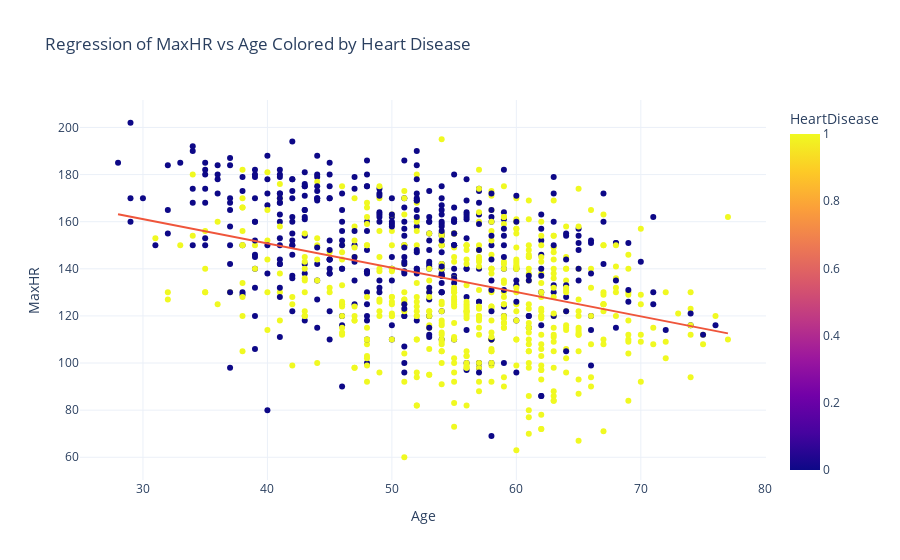

The code cell stored with this chart in its notebook:
### Code cell
fig = px.scatter(
    df,
    x="Age",
    y="MaxHR",
    color="HeartDisease",
    trendline="ols",  # Ordinary Least Squares regression line
    hover_data=["Sex", "ChestPainType"],
    title="Regression of MaxHR vs Age Colored by Heart Disease"
)
fig.update_layout(template="plotly_white")
fig.show()

### Figure 1 — Plotly figure (JSON) as saved in the notebook; plotly's stock layout.template omitted (floating-point values rounded to 4 significant figures; data arrays with more than 128 entries replaced by an {"elided": "..."} marker saying what was removed)
{"data": [{"customdata": {"elided": "918x2 str values"}, "hovertemplate": "Age=%{x}<br>MaxHR=%{y}<br>Sex=%{customdata[0]}<br>ChestPainType=%{customdata[1]}<br>HeartDisease=%{marker.color}<extra></extra>", "legendgroup": "", "marker": {"color": {"elided": "918 int values"}, "coloraxis": "coloraxis", "symbol": "circle"}, "mode": "markers", "name": "", "orientation": "v", "showlegend": false, "type": "scatter", "x": {"elided": "918 int values"}, "xaxis": "x", "y": {"elided": "918 int values"}, "yaxis": "y"}, {"hovertemplate": "<b>OLS trendline</b><br>MaxHR = -1.03121 * Age + 191.99<br>R<sup>2</sup>=0.145958<br><br>Age=%{x}<br>MaxHR=%{y} <b>(trend)</b><extra></extra>", "legendgroup": "", "marker": {"symbol": "circle"}, "mode": "lines", "name": "", "showlegend": false, "type": "scatter", "x": {"elided": "918 int values"}, "xaxis": "x", "y": {"elided": "918 float values"}, "yaxis": "y"}], "layout": {"coloraxis": {"colorbar": {"title": {"text": "HeartDisease"}}, "colorscale": [[0, "#0d0887"], [0.1111, "#46039f"], [0.2222, "#7201a8"], [0.3333, "#9c179e"], [0.4444, "#bd3786"], [0.5556, "#d8576b"], [0.6667, "#ed7953"], [0.7778, "#fb9f3a"], [0.8889, "#fdca26"], [1, "#f0f921"]]}, "legend": {"tracegroupgap": 0}, "title": {"text": "Regression of MaxHR vs Age Colored by Heart Disease"}, "xaxis": {"anchor": "y", "domain": [0, 1], "title": {"text": "Age"}}, "yaxis": {"anchor": "x", "domain": [0, 1], "title": {"text": "MaxHR"}}}}
